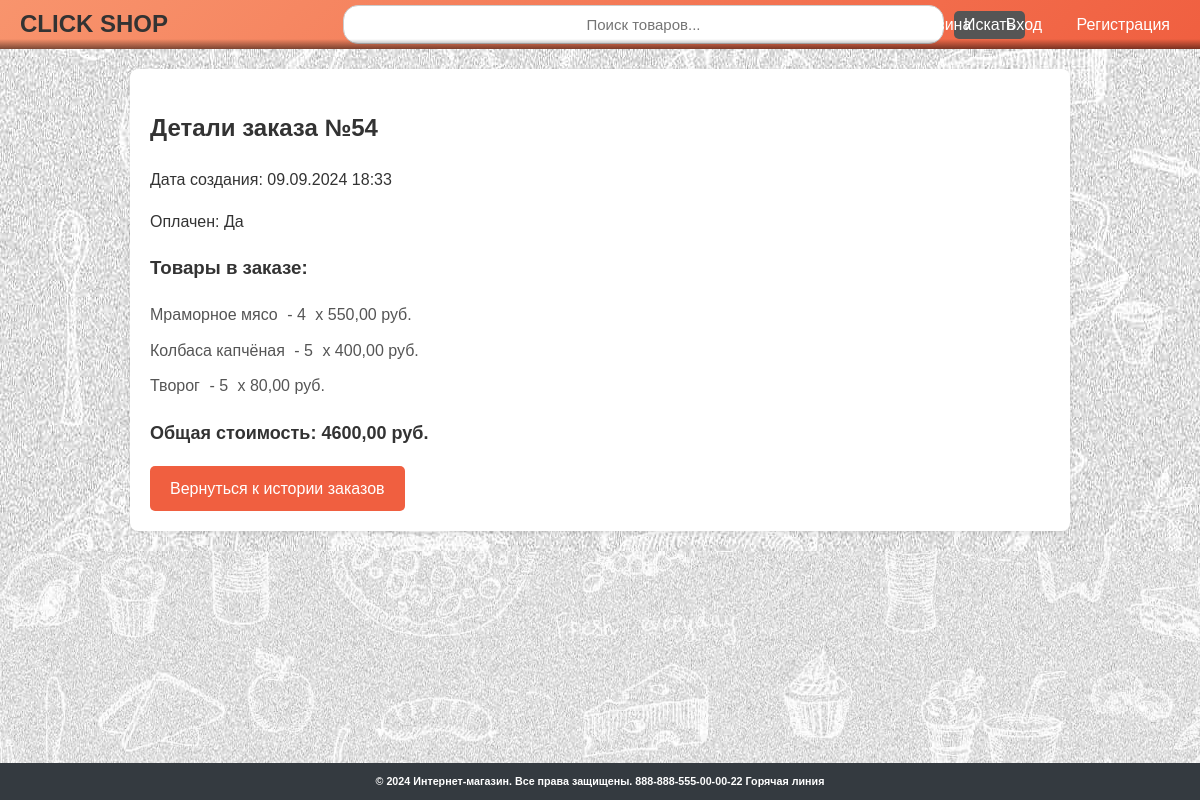
Screenshot of /orders/order-detail/54/ with the database file from the repository.
### orders/models.py (models this page shows, shortened)
class Order(models.Model):
    user = models.ForeignKey(settings.AUTH_USER_MODEL, on_delete=models.CASCADE)
    created = models.DateTimeField(auto_now_add=True)
    updated = models.DateTimeField(auto_now=True)
    paid = models.BooleanField(default=False)

class OrderItem(models.Model):
    order = models.ForeignKey(Order, related_name='items', on_delete=models.CASCADE)
    product = models.ForeignKey(Product, related_name='order_items', on_delete=models.CASCADE)
    price = models.DecimalField(max_digits=10, decimal_places=2)
    quantity = models.PositiveIntegerField(default=1)

### products/models.py (models this page shows, shortened)
class Product(models.Model):
    category = models.ForeignKey(Category, related_name='products', on_delete=models.CASCADE)
    name = models.CharField(max_length=255)
    slug = models.SlugField(unique=True, blank=True)
    description = models.TextField()
    price = models.DecimalField(max_digits=10, decimal_places=2)
    stock = models.PositiveIntegerField()
    available = models.BooleanField(default=True)
    created = models.DateTimeField(auto_now_add=True)
    updated = models.DateTimeField(auto_now=True)

### orders/views.py (the view)
# urls.py: path('order-detail/<int:order_id>/', views.order_detail, name='order_detail'),
def order_detail(request, order_id):
    order = get_object_or_404(Order, id=order_id)
    order_items = order.items.all()
    total_cost = sum(item.price * item.quantity for item in order_items)  # Вычислить общую сумму
    return render(request, 'orders/order_detail.html', {
        'order': order,
        'order_items': order_items,
        'total_cost': total_cost
    })

### orders/templates/orders/order_detail.html (shortened to what this page needs)
{% extends "accounts/base.html" %}
{% block content %}
<div class="order-detail-container">
    <h2 class="order-detail-title">Детали заказа №{{ order.id }}</h2>
    <p class="order-detail-date">Дата создания: {{ order.created|date:"d.m.Y H:i" }}</p>
    <p class="order-detail-paid">Оплачен: {{ order.paid|yesno:"Да,Нет" }}</p>
    <h3 class="order-detail-items-title">Товары в заказе:</h3>
    <ul class="order-detail-items-list">
        {% for item in order_items %}
            <li class="order-detail-item">
                <span class="order-detail-item-name">{{ item.product.name }}</span> -
                <span class="order-detail-item-quantity">{{ item.quantity }}</span> x
                <span class="order-detail-item-price">{{ item.price }} руб.</span>
            </li>
        {% endfor %}
    </ul>
    <p class="order-detail-total-cost">
        <strong>Общая стоимость: {{ total_cost }} руб.</strong>
    </p>
    <a href="{% url 'order_history' %}" class="btn">Вернуться к истории заказов</a>
</div>
{% endblock %}

### static/css/style.css (style rules this page uses)
body { font-family: Arial, sans-serif; margin: 0; padding: 0; display: flex; flex-direction: column; min-height: 100vh; line-height: 1.6; color: #333; background-color: #e9ecef; background-attachment: fixed; background-image: url('/static/products/images/5.jpg'); background-size: cover; background-position: center; }
h2 { font-size: 2.5rem; color: #343a40; margin-top: 20px; margin-bottom: 20px; }
.btn { padding: 12px 20px; font-size: 18px; color: #fff; background-color: #f05f40; border: none; border-radius: 5px; cursor: pointer; text-align: center; transition: background-color 0.3s ease, box-shadow 0.3s ease; }
.order-history-container, .order-detail-container { max-width: 900px; margin: 20px auto; padding: 20px; background-color: #ffffff; border-radius: 8px; box-shadow: 0 2px 5px rgba(0, 0, 0, 0.1); }
.order-history-title, .order-detail-title { font-size: 24px; margin-bottom: 20px; font-weight: bold; color: #333; }
.order-detail-items-list { list-style-type: none; padding: 0; margin: 10px 0; }
.order-detail-item { margin-bottom: 10px; font-size: 16px; color: #555; }
.order-detail-item-name, .order-detail-item-quantity, .order-detail-item-price { display: inline-block; margin-right: 5px; }
.order-detail-total-cost { margin-top: 20px; font-size: 18px; color: #333; }
.btn { display: inline-block; padding: 10px 20px; font-size: 16px; color: #fff; background-color: #f05f40; border: none; border-radius: 5px; text-align: center; text-decoration: none; cursor: pointer; }

### rows the page displays
Order: id "54", created "09.09.2024 18:33", paid "Да"
OrderItem: product.name "Мраморное мясо", quantity "4", price "550,00"
OrderItem: product.name "Колбаса капчёная", quantity "5", price "400,00"
OrderItem: product.name "Творог", quantity "5", price "80,00"

### other values shown
{{ total_cost }} "4600,00"
